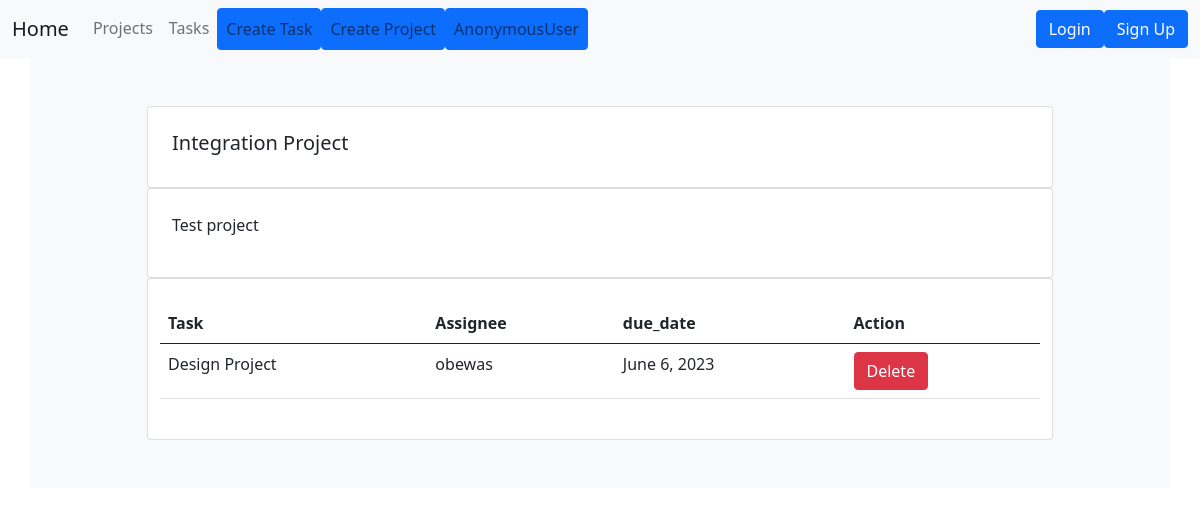
Page /projects/1 on the earlier database version.
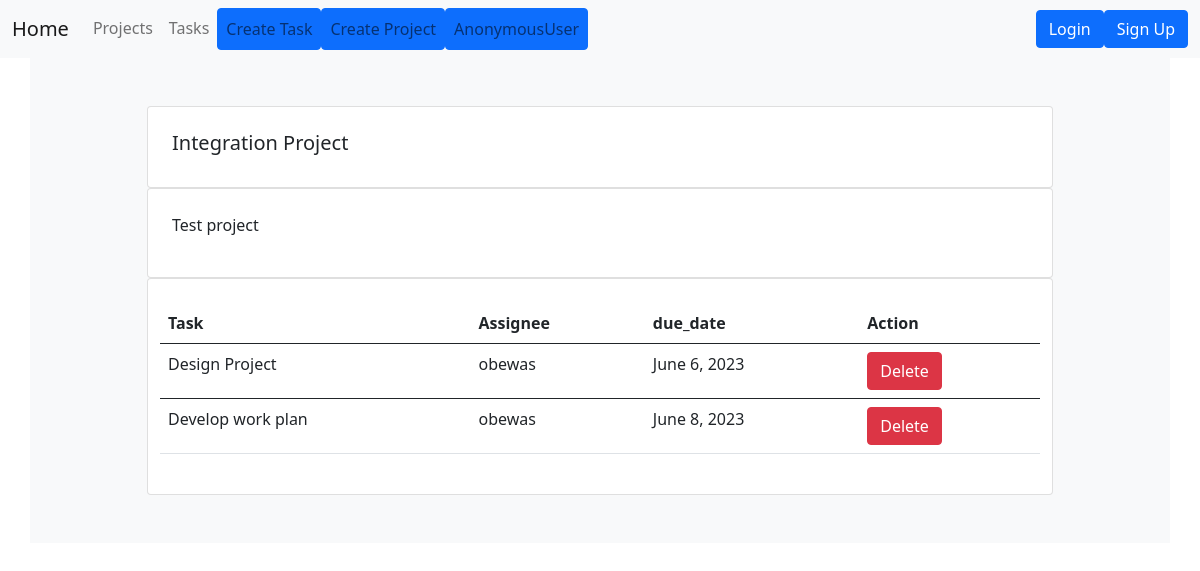
Same page on the later database version.
### projects/models.py (models this page shows, shortened)
class Project(models.Model):
    name = models.CharField(max_length=200,null=True,blank=True)
    description = models.TextField(null=True,blank=True)
    date_created = models.DateTimeField(auto_now_add=True,null=True,blank=True)
    class Meta:
       ordering = ['-date_created']

class Task(models.Model):
    TODO="TO DO"
    COMPLETED='COMPLETED'
    INPROGRESS='IN-PROGRESS'
    STATUS_CHOICES = [
        (TODO, 'TO DO'),
        (COMPLETED, 'COMPLETED'),
        (INPROGRESS, 'IN-PROGRESS'),
    ]
    title = models.CharField(max_length=150)
    description = models.TextField(null=True,blank=True)
    project = models.ForeignKey(Project,null=True,blank=True, on_delete=models.CASCADE)
    assignee = models.ForeignKey(User, null=True,blank=True, on_delete=models.SET_NULL)
    date_created = models.DateTimeField(auto_now_add=True)
    due_date = models.DateField(null=True,blank=True)
    status = models.CharField(max_length=50, choices=STATUS_CHOICES,null=True,blank=True,default= TODO)

### projects/views.py (the view)
# urls.py: path('projects/<int:pk>', views.projectDetail, name ='project-detail'),
def projectDetail(request,pk):
   project = get_object_or_404(Project, id=pk)
   project_tasks = project.task_set.all()
   context = {'project':project,'project_tasks':project_tasks}
   return render(request, 'projects/project-detail.html',context)

### projects/templates/projects/project-detail.html
{% extends 'projects/base.html' %}
{% block content %}
<div class="container  bg-light ">
     <div class="container py-5 h-100">
       <div class="row d-flex justify-content-center align-items-center h-500">
          <div class="col-md-12 col-xl-10">
             <div class="card mask-custom">
               <div class="card-body p-4 ">
                   <div class="row">
                      <h5 class="border-0 align-left">
                         {{ project.name }}
                      </h5>
                   </div>
                </div>
             </div>
             <div class="card mask-custom">
               <div class="card-body p-4 ">
                   <div class="row">
                      <p class="border-0 align-left">
                       {{ project.description }}
                      </p>
                   </div>
                </div>
             </div>
             <div class="card mask-custom">
               <div class="card-body p-4 ">
                   <div class="row">
                      <table class="table">
                       <thead>
                         <tr>
                           <th>Task</th>
                           <th>Assignee</th>
                           <th>due_date</th>
                           <th>Action</th>
                         </tr>
                       </thead>
                       {% for task in project_tasks %}
                       <tbody>
                         <tr>
                           <td>{{ task.title }}</td>
                           <td>{{ task.assignee }}</td>
                           <td>{{ task.due_date }}</td>
                           <td><a href="{% url 'delete-task' task.pk %}" class="btn btn-danger">Delete</a></td>
                         </tr>
                       </tbody>
                       {% endfor%}
                     </table>
                   </div>
                </div>
             </div>
          </div>
       </div>
    </div>
{% endblock content %}

### projects/templates/projects/base.html (shortened to what this page needs)
{% load static %}
<!doctype html>
<html lang="en">
   <head>
      <link href="https://cdn.jsdelivr.net/npm/bootstrap@5.0.2/dist/css/bootstrap.min.css" rel="stylesheet">
      <link rel=”stylesheet” href="{% static 'css/main.css' %}" type="text/css"  />
   </head>
   <body>
   	  {% include 'projects/navbar.html' %}
      {% block content %}
      {% endblock content %}
   </body>
</html>

### projects/templates/projects/navbar.html (shortened to what this page needs)
<nav class="navbar navbar-expand-lg navbar-light bg-light">
   <div class="container-fluid">
      <a class="navbar-brand" href="{% url 'home' %}">Home</a>
      <div class="collapse navbar-collapse" id="navbarSupportedContent">
         <ul class="navbar-nav me-auto mb-2 mb-lg-0">
            <li class="nav-item">
               <a class="nav-link" href="{% url 'projects' %}">Projects </a>
            </li>
            <li class="nav-item">
               <a class="nav-link" href="{% url 'tasks' %}">Tasks</a>
            </li>
            <li class="nav-item">
               <a class="nav-link btn btn-primary" href="{% url 'create-task' %}">Create Task</a>
            </li>
            <br>
            <li class="nav-item">
               <a class="nav-link btn btn-primary" href="{% url 'create-project' %}">Create Project</a>
            </li>
            <li class="nav-item">
               <a class="nav-link btn btn-primary" href="{% url 'create-project' %}">{{user}}</a>
            </li>
         </ul>
      </div>
     {% if user.is_authenticated %}
      <a class="btn btn-primary" href="{% url 'logout' %}" role="button">Logout</a>
      {% else %}
       <a class="btn btn-primary" href="{% url 'login' %}" role="button">Login</a>
       <a class="btn btn-primary" href="{% url 'register' %}" role="button">Sign Up</a>
      {% endif %}
   </div>
</nav>

Differences in the rows shown:
added Task: title "Develop work plan", assignee "obewas", due_date "June 8, 2023"
